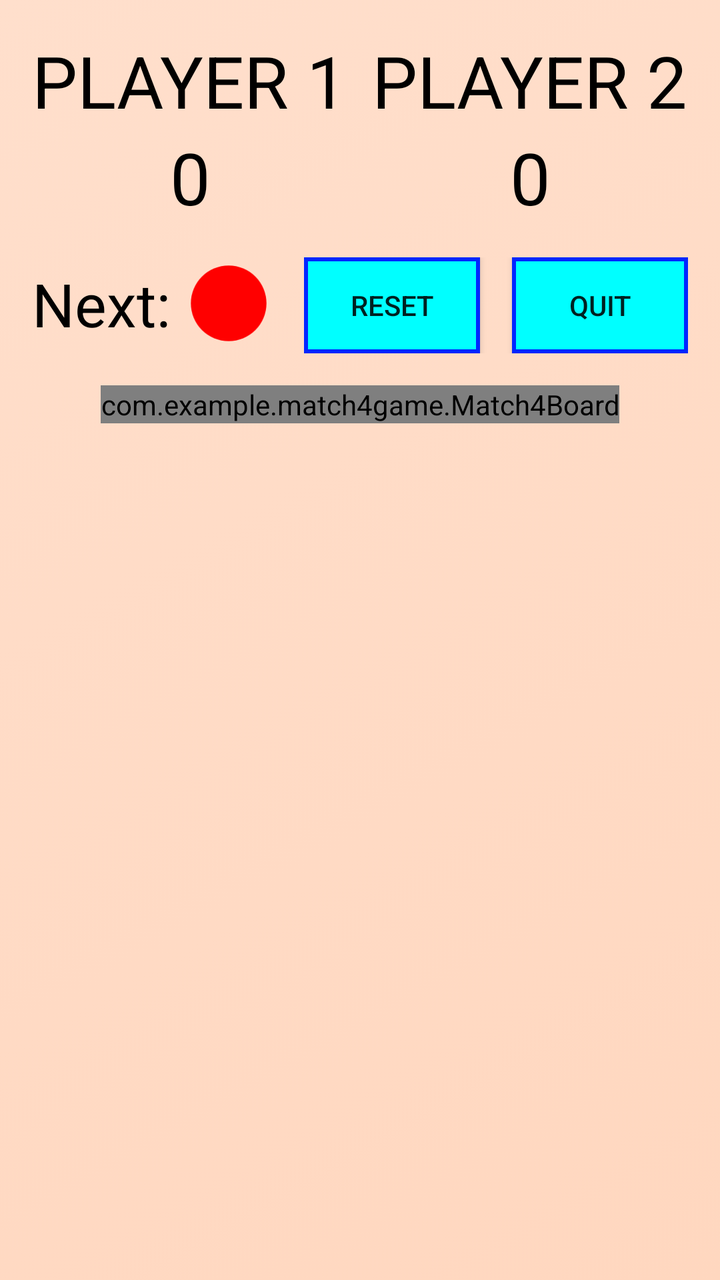
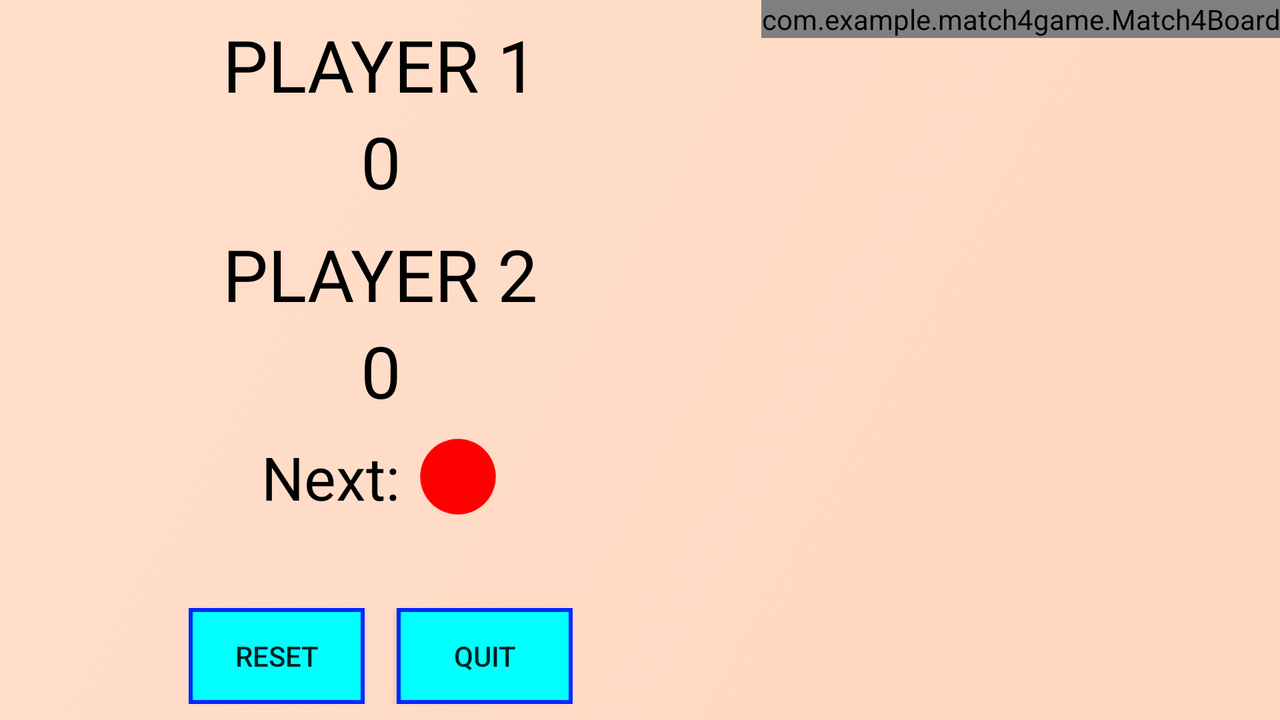

Compare how this app lays out the same screen by default and in its alternative resource folder. The renders come first, then the two layout files and the values they reference.
<!-- AndroidManifest.xml: application theme Theme.Match4Game -->
<!-- res/layout/activity_play_game.xml -->
<?xml version="1.0" encoding="utf-8"?>
<androidx.constraintlayout.widget.ConstraintLayout xmlns:android="http://schemas.android.com/apk/res/android"
    xmlns:app="http://schemas.android.com/apk/res-auto"
    xmlns:tools="http://schemas.android.com/tools"
    xmlns:custom="http://schemas.android.com/apk/res-auto"
    android:layout_width="match_parent"
    android:layout_height="match_parent"
    tools:context=".PlayGame"
    android:background="@drawable/background">

    <androidx.constraintlayout.widget.ConstraintLayout
        android:id="@+id/p1Scoreboard"
        android:layout_width="wrap_content"
        android:layout_height="wrap_content"
        android:layout_marginStart="16dp"
        android:layout_marginLeft="16dp"
        android:layout_marginTop="16dp"
        app:layout_constraintStart_toStartOf="parent"
        app:layout_constraintTop_toTopOf="parent">

        <TextView
            android:id="@+id/p1Header"
            android:layout_width="wrap_content"
            android:layout_height="wrap_content"
            android:text="@string/p1Header"
            android:textSize="36sp"
            android:textColor="@color/black"
            app:layout_constraintEnd_toEndOf="parent"
            app:layout_constraintStart_toStartOf="parent"
            app:layout_constraintTop_toTopOf="parent" />

        <TextView
            android:id="@+id/p1Score"
            android:layout_width="wrap_content"
            android:layout_height="wrap_content"
            android:text="0"
            android:textSize="36sp"
            android:textColor="@color/black"
            app:layout_constraintEnd_toEndOf="parent"
            app:layout_constraintStart_toStartOf="parent"
            app:layout_constraintTop_toBottomOf="@+id/p1Header" />
    </androidx.constraintlayout.widget.ConstraintLayout>

    <androidx.constraintlayout.widget.ConstraintLayout
        android:id="@+id/p2Scoreboard"
        android:layout_width="wrap_content"
        android:layout_height="wrap_content"
        android:layout_marginTop="16dp"
        android:layout_marginEnd="16dp"
        android:layout_marginRight="16dp"
        app:layout_constraintEnd_toEndOf="parent"
        app:layout_constraintTop_toTopOf="parent">

        <TextView
            android:id="@+id/p2Header"
            android:layout_width="wrap_content"
            android:layout_height="wrap_content"
            android:text="@string/p2Header"
            android:textSize="36sp"
            android:textColor="@color/black"
            app:layout_constraintEnd_toEndOf="parent"
            app:layout_constraintStart_toStartOf="parent"
            app:layout_constraintTop_toTopOf="parent" />

        <TextView
            android:id="@+id/p2Score"
            android:layout_width="wrap_content"
            android:layout_height="wrap_content"
            android:text="0"
            android:textSize="36sp"
            android:textColor="@color/black"
            app:layout_constraintEnd_toEndOf="parent"
            app:layout_constraintStart_toStartOf="parent"
            app:layout_constraintTop_toBottomOf="@+id/p2Header" />
    </androidx.constraintlayout.widget.ConstraintLayout>

    <androidx.constraintlayout.widget.ConstraintLayout
        android:id="@+id/contTurnInd"
        android:layout_width="wrap_content"
        android:layout_height="wrap_content"
        android:layout_marginStart="16dp"
        android:layout_marginLeft="16dp"
        android:layout_marginTop="18dp"
        app:layout_constraintStart_toStartOf="parent"
        app:layout_constraintTop_toBottomOf="@+id/p1Scoreboard">

        <TextView
            android:id="@+id/lblTurnInd"
            android:layout_width="wrap_content"
            android:layout_height="wrap_content"
            android:text="@string/next"
            android:textSize="30sp"
            android:textColor="@color/black"
            app:layout_constraintBottom_toBottomOf="parent"
            app:layout_constraintStart_toStartOf="parent"
            app:layout_constraintTop_toTopOf="parent" />

        <ImageView
            android:id="@+id/turnIndicator"
            android:layout_width="42dp"
            android:layout_height="42dp"
            android:layout_marginStart="8dp"
            android:layout_marginLeft="8dp"
            app:layout_constraintBottom_toBottomOf="parent"
            app:layout_constraintStart_toEndOf="@+id/lblTurnInd"
            app:layout_constraintTop_toTopOf="parent"
            app:tint="@color/playerColor1"
            custom:srcCompat="@drawable/ic_circle" />
    </androidx.constraintlayout.widget.ConstraintLayout>

    <androidx.constraintlayout.widget.ConstraintLayout
        android:id="@+id/buttonContainer"
        android:layout_width="wrap_content"
        android:layout_height="wrap_content"
        android:layout_marginTop="16dp"
        android:layout_marginEnd="16dp"
        android:layout_marginRight="16dp"
        app:layout_constraintEnd_toEndOf="parent"
        app:layout_constraintTop_toBottomOf="@id/p2Scoreboard">

        <Button
            android:id="@+id/btnReset"
            android:layout_width="wrap_content"
            android:layout_height="wrap_content"
            android:text="@string/reset"
            android:background="@drawable/button"
            app:layout_constraintStart_toStartOf="parent"
            app:layout_constraintTop_toTopOf="parent" />

        <Button
            android:id="@+id/btnQuitGame"
            android:layout_width="wrap_content"
            android:layout_height="wrap_content"
            android:layout_marginStart="16dp"
            android:layout_marginLeft="16dp"
            android:text="@string/quit"
            android:background="@drawable/button"
            app:layout_constraintStart_toEndOf="@+id/btnReset"
            app:layout_constraintTop_toTopOf="parent" />
    </androidx.constraintlayout.widget.ConstraintLayout>

    <com.example.match4game.Match4Board
        android:id="@+id/match4Board"
        android:layout_width="wrap_content"
        android:layout_height="wrap_content"
        android:layout_marginTop="16dp"
        app:layout_constraintEnd_toEndOf="parent"
        app:layout_constraintStart_toStartOf="parent"
        app:layout_constraintTop_toBottomOf="@+id/buttonContainer"
        custom:boardColor="@color/board"
        custom:lineBorderColor="@color/lineBorder"
        custom:lineFillColor="@color/lineFill"
        custom:p1Color="@color/playerColor1"
        custom:p2Color="@color/playerColor2"/>

</androidx.constraintlayout.widget.ConstraintLayout>
<!-- resources referenced by this layout -->
<resources>
  <color name="black">#FF000000</color>
  <color name="board">#0094FF</color>
  <color name="lineBorder">#000000</color>
  <color name="lineFill">#FFFFFF</color>
  <color name="playerColor1">#FF0000</color>
  <color name="playerColor2">#FFFF00</color>
  <!-- drawable background (drawable) -->
  <?xml version="1.0" encoding="utf-8"?>
  <selector xmlns:android="http://schemas.android.com/apk/res/android">
  <item>
      <shape>
          <gradient
              android:angle="135"
              android:startColor="#FFD7BF"
              android:endColor="#FFDFCC"
              android:type="linear"/>
      </shape>
  </item>
  </selector>
  <!-- drawable button (drawable) -->
  <?xml version="1.0" encoding="utf-8"?>
  <selector xmlns:android="http://schemas.android.com/apk/res/android">
  <item>
      <shape android:shape="rectangle">
          <solid android:color="#00FFFF"/>
          <stroke android:color="#0026FF" android:width="2dp"/>
      </shape>
  </item>
  </selector>
  <!-- drawable ic_circle (drawable) -->
  <vector xmlns:android="http://schemas.android.com/apk/res/android"
      android:width="100dp"
      android:height="100dp"
      android:viewportWidth="100"
      android:viewportHeight="100">
    <path
        android:pathData="M50,50m-45,0a45,45 0,1 1,90 0a45,45 0,1 1,-90 0"
        android:fillColor="#000000"/>
  </vector>
  <string name="next">Next:</string>
  
      //Settings
  <string name="p1Header">PLAYER 1</string>
  <string name="p2Header">PLAYER 2</string>
  <string name="quit">Quit</string>
  <string name="reset">Reset</string>
  <style name="Theme.Match4Game" parent="Theme.AppCompat.Light.NoActionBar">
          
          <item name="colorPrimary">@color/purple_500</item>
          <item name="colorPrimaryVariant">@color/purple_700</item>
          <item name="colorOnPrimary">@color/white</item>
          
          <item name="colorSecondary">@color/teal_200</item>
          <item name="colorSecondaryVariant">@color/teal_700</item>
          <item name="colorOnSecondary">@color/black</item>
          
          <item name="android:statusBarColor" tools:targetApi="l">?attr/colorPrimaryVariant</item>
          
          <item name="windowNoTitle">true</item>
          <item name="windowActionBar">false</item>
      </style>
  <color name="purple_500">#FF6200EE</color>
  <color name="purple_700">#FF3700B3</color>
  <color name="white">#FFFFFFFF</color>
  <color name="teal_200">#FF03DAC5</color>
  <color name="teal_700">#FF018786</color>
</resources>
<!-- res/layout-land/activity_play_game.xml (the author's variant of the layout above) -->
<!-- drawn on the phone turned sideways -->
<?xml version="1.0" encoding="utf-8"?>
<androidx.constraintlayout.widget.ConstraintLayout xmlns:android="http://schemas.android.com/apk/res/android"
    xmlns:app="http://schemas.android.com/apk/res-auto"
    xmlns:tools="http://schemas.android.com/tools"
    xmlns:custom="http://schemas.android.com/apk/res-auto"
    android:layout_width="match_parent"
    android:layout_height="match_parent"
    tools:context=".PlayGame"
    android:background="@drawable/background">

    <androidx.constraintlayout.widget.ConstraintLayout
        android:id="@+id/p1Scoreboard"
        android:layout_width="wrap_content"
        android:layout_height="wrap_content"
        android:layout_marginTop="8dp"
        app:layout_constraintEnd_toStartOf="@+id/match4Board"
        app:layout_constraintStart_toStartOf="parent"
        app:layout_constraintTop_toTopOf="parent">

        <TextView
            android:id="@+id/p1Header"
            android:layout_width="wrap_content"
            android:layout_height="wrap_content"
            android:text="@string/p1Header"
            android:textSize="36sp"
            android:textColor="@color/black"
            app:layout_constraintEnd_toEndOf="parent"
            app:layout_constraintStart_toStartOf="parent"
            app:layout_constraintTop_toTopOf="parent" />

        <TextView
            android:id="@+id/p1Score"
            android:layout_width="wrap_content"
            android:layout_height="wrap_content"
            android:text="0"
            android:textSize="36sp"
            android:textColor="@color/black"
            app:layout_constraintEnd_toEndOf="parent"
            app:layout_constraintStart_toStartOf="parent"
            app:layout_constraintTop_toBottomOf="@+id/p1Header" />
    </androidx.constraintlayout.widget.ConstraintLayout>

    <androidx.constraintlayout.widget.ConstraintLayout
        android:id="@+id/p2Scoreboard"
        android:layout_width="wrap_content"
        android:layout_height="wrap_content"
        android:layout_marginTop="8dp"
        app:layout_constraintEnd_toStartOf="@+id/match4Board"
        app:layout_constraintStart_toStartOf="parent"
        app:layout_constraintTop_toBottomOf="@+id/p1Scoreboard">

        <TextView
            android:id="@+id/p2Header"
            android:layout_width="wrap_content"
            android:layout_height="wrap_content"
            android:text="@string/p2Header"
            android:textSize="36sp"
            android:textColor="@color/black"
            app:layout_constraintEnd_toEndOf="parent"
            app:layout_constraintStart_toStartOf="parent"
            app:layout_constraintTop_toTopOf="parent" />

        <TextView
            android:id="@+id/p2Score"
            android:layout_width="wrap_content"
            android:layout_height="wrap_content"
            android:text="0"
            android:textSize="36sp"
            android:textColor="@color/black"
            app:layout_constraintEnd_toEndOf="parent"
            app:layout_constraintStart_toStartOf="parent"
            app:layout_constraintTop_toBottomOf="@+id/p2Header" />
    </androidx.constraintlayout.widget.ConstraintLayout>

    <androidx.constraintlayout.widget.ConstraintLayout
        android:id="@+id/contTurnInd"
        android:layout_width="wrap_content"
        android:layout_height="wrap_content"
        android:layout_marginTop="8dp"
        app:layout_constraintEnd_toStartOf="@+id/match4Board"
        app:layout_constraintStart_toStartOf="parent"
        app:layout_constraintTop_toBottomOf="@+id/p2Scoreboard">

        <TextView
            android:id="@+id/lblTurnInd"
            android:layout_width="wrap_content"
            android:layout_height="wrap_content"
            android:text="@string/next"
            android:textSize="30sp"
            android:textColor="@color/black"
            app:layout_constraintBottom_toBottomOf="parent"
            app:layout_constraintStart_toStartOf="parent"
            app:layout_constraintTop_toTopOf="parent" />

        <ImageView
            android:id="@+id/turnIndicator"
            android:layout_width="42dp"
            android:layout_height="42dp"
            android:layout_marginStart="8dp"
            android:layout_marginLeft="8dp"
            app:layout_constraintBottom_toBottomOf="parent"
            app:layout_constraintStart_toEndOf="@+id/lblTurnInd"
            app:layout_constraintTop_toTopOf="parent"
            app:tint="@color/playerColor1"
            custom:srcCompat="@drawable/ic_circle" />
    </androidx.constraintlayout.widget.ConstraintLayout>

    <androidx.constraintlayout.widget.ConstraintLayout
        android:id="@+id/buttonContainer"
        android:layout_width="wrap_content"
        android:layout_height="wrap_content"
        android:layout_marginBottom="8dp"
        app:layout_constraintBottom_toBottomOf="parent"
        app:layout_constraintEnd_toStartOf="@+id/match4Board"
        app:layout_constraintStart_toStartOf="parent">

        <Button
            android:id="@+id/btnReset"
            android:layout_width="wrap_content"
            android:layout_height="wrap_content"
            android:text="@string/reset"
            android:background="@drawable/button"
            app:layout_constraintStart_toStartOf="parent"
            app:layout_constraintTop_toTopOf="parent" />

        <Button
            android:id="@+id/btnQuitGame"
            android:layout_width="wrap_content"
            android:layout_height="wrap_content"
            android:layout_marginStart="16dp"
            android:layout_marginLeft="16dp"
            android:text="@string/quit"
            android:background="@drawable/button"
            app:layout_constraintStart_toEndOf="@+id/btnReset"
            app:layout_constraintTop_toTopOf="parent" />
    </androidx.constraintlayout.widget.ConstraintLayout>

    <com.example.match4game.Match4Board
        android:id="@+id/match4Board"
        android:layout_width="wrap_content"
        android:layout_height="wrap_content"
        app:layout_constraintEnd_toEndOf="parent"
        app:layout_constraintTop_toTopOf="parent"
        custom:boardColor="@color/board"
        custom:lineBorderColor="@color/lineBorder"
        custom:lineFillColor="@color/lineFill"
        custom:p1Color="@color/playerColor1"
        custom:p2Color="@color/playerColor2"/>

</androidx.constraintlayout.widget.ConstraintLayout>
